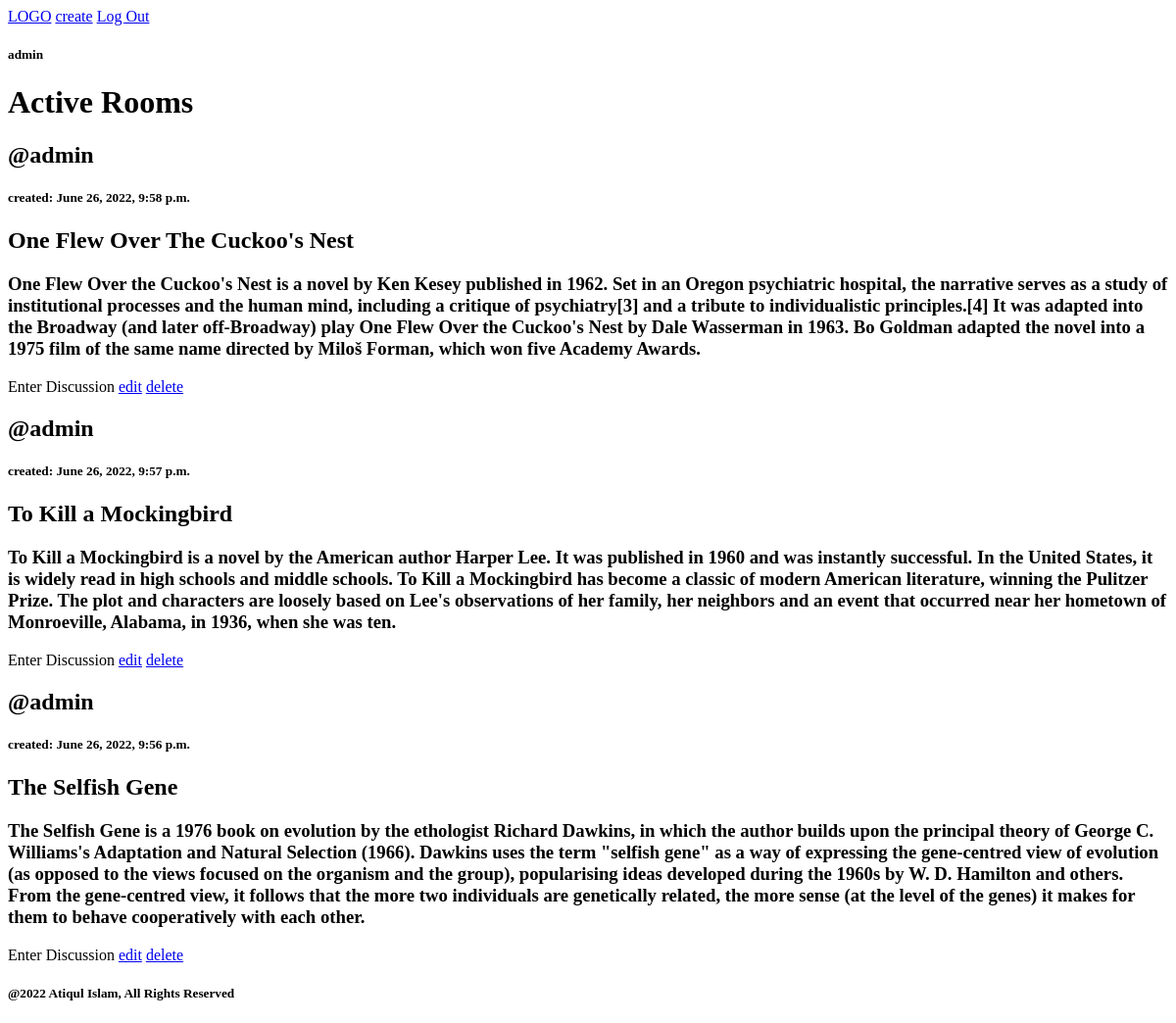
The app's page /home (signed in), older data.
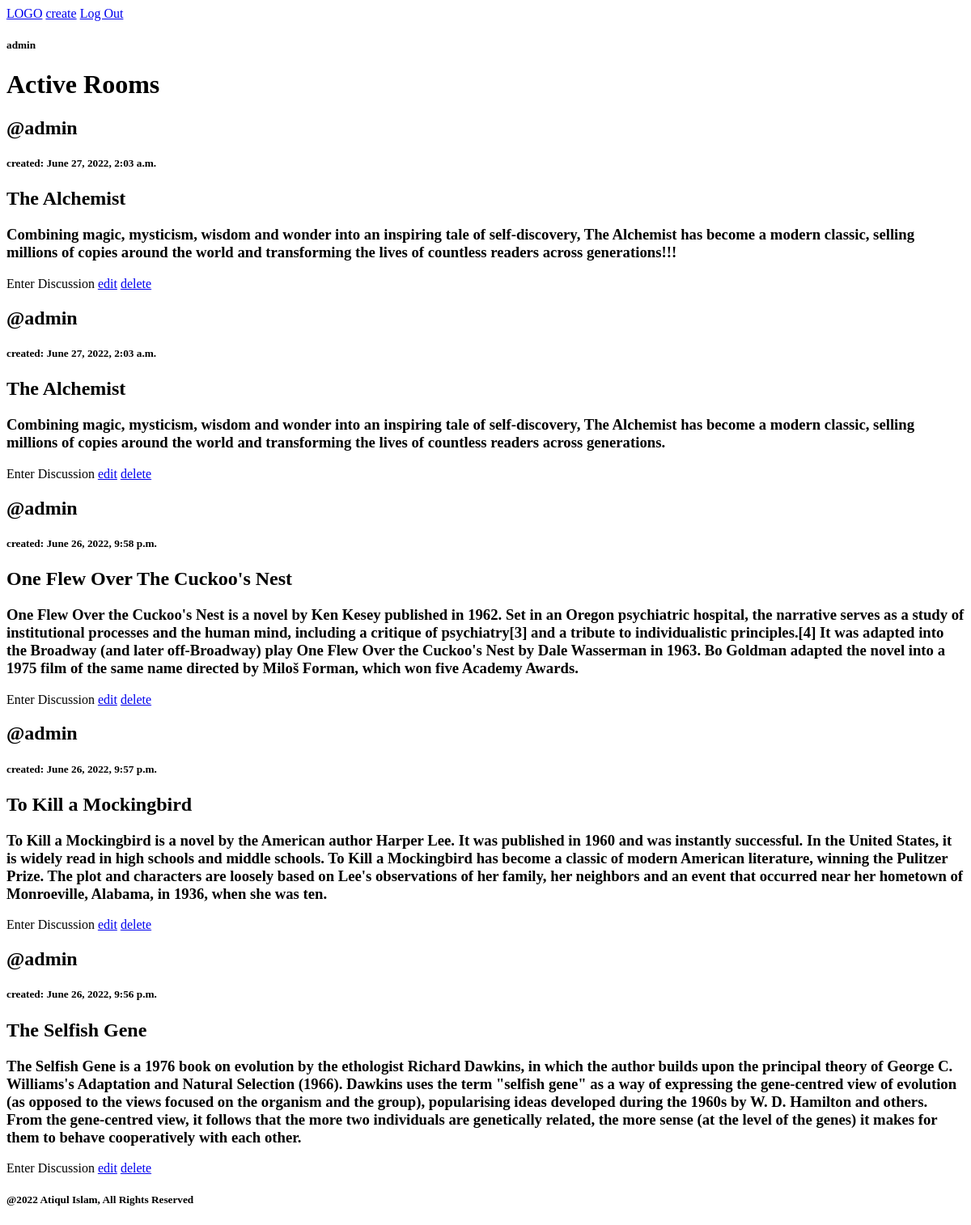
The same page, newer data.
### backend/models.py (models this page shows, shortened)
class Room(models.Model):
    host = models.ForeignKey(User, on_delete=models.CASCADE)
    name = models.CharField(max_length=255)
    description = models.TextField(null=True)
    date_created = models.DateTimeField(default=datetime.datetime.now)
    class Meta:
        ordering = ['-date_created',]

### backend/views.py (the view)
# urls.py: path('home', views.home, name='home'),
@login_required()
def home(request):
    rooms = models.Room.objects.all()
    context = {'rooms': rooms}
    return render(request, 'backend/home.html', context)

### backend/templates/backend/home.html
{% extends 'index.html' %}
{% block page %}
    <h1>Active Rooms</h1>
    {% for room in rooms %}
        <h2>@{{ room.host.username}}</h2>
        <h5>created: {{ room.date_created }}</h5>
        <h2>{{ room.name }}</h2>
        <h3>{{ room.description }}</h3>
        <a>Enter Discussion</a>
        <a href="{% url 'edit-room' room.id %}">edit</a>
        <a href="{% url 'delete-room' room.id %}">delete</a>
    {% endfor %}
{% endblock page %}

### templates/index.html (shortened to what this page needs)
<!DOCTYPE html>
<html lang="en">
  <head>
  </head>
  <body>
    {% include 'navbar.html' %}
	  {% block page %}
    {% endblock page %}
    {% include 'footer.html' %}
  </body>
</html>

### templates/navbar.html
{% if request.user.is_authenticated %}
<a href="{% url 'home' %}">LOGO</a>
<a href="{% url 'create-room' %}">create</a>
<a href="{% url 'logout' %}">Log Out</a>
<h5>{{request.user}}</h5>
{% else %}
<a href="{% url 'landing-page' %}">LOGO</a>
<a href="{% url 'login' %}">Log In</a>
{% endif %}

### templates/footer.html
<h5>@2022 Atiqul Islam, All Rights Reserved</h5>

Row changes from the older to the newer data that the page shows:
added Room: host.username "admin", date_created "June 27, 2022, 2:03 a.m.", name "The Alchemist", description "Combining magic, mysticism, wisdom and wonder into an inspiring tale of self-discovery, The Alchemist has become a modern classic, selling millions of copies around the world and transforming the lives of countless readers across generations!!!"
added Room: host.username "admin", date_created "June 27, 2022, 2:03 a.m.", name "The Alchemist", description "Combining magic, mysticism, wisdom and wonder into an inspiring tale of self-discovery, The Alchemist has become a modern classic, selling millions of copies around the world and transforming the lives of countless readers across generations."
